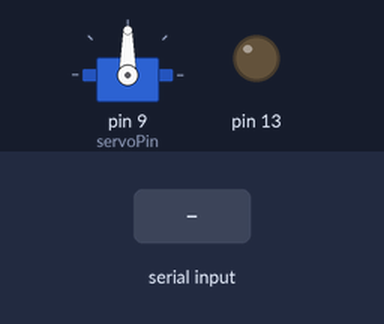
Recording of a sketch running on a simulated Arduino Uno, built with avr-gcc and run on an emulated ATmega328P. On the bench: servo, output pins drawn as LEDs (lit = HIGH). Inputs (shaded band) come from the test bench.

Above: at 0.01 s.
At 1.3 s:
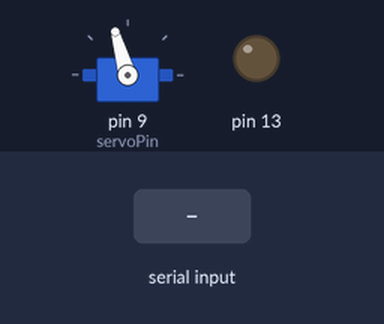
1.4 s: "99\n" received over Serial
At 2.0 s:
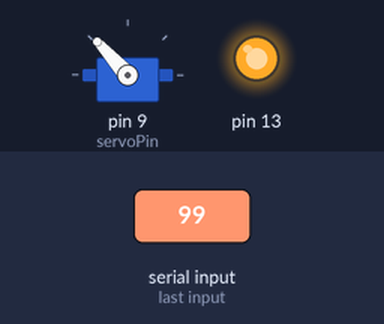
Timing chart, 0 to 5.9 s (numbered marks = the images above; inputs shaded):
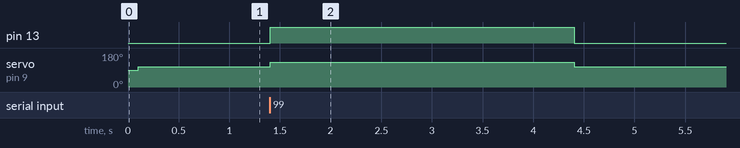

The sketch:

servoControl.ino
```cpp
#include <Servo.h> //include the servo library

int pos=90; //declare initial position of the servo
int servoPin = 9; //declare pin for the servo
int servoDelay =3000; //delay to allow the servo to reach position;
int outPos = 132;
int inCord = 106;
int inCords[] = {106,83,58,36};
int outCount = 0;
int count = 0;
int nPelletsMax = 13;

Servo myServo; // create a servo object called myServo

void setup() {
  Serial.begin(9600); //start serial port
  myServo.attach(servoPin); //declare to which pin is the servo connected
  pinMode(13, OUTPUT);
  delay(100);
  myServo.write(inCords[0]);
}

void loop()
{
  if(Serial.available()!=0)
  { //wait until information is received from the serial port
    pos = Serial.parseInt(); //read the position from the servo
    if (pos == 99)
    {
      myServo.write(outPos); //write the position into the servo
      digitalWrite(13, HIGH);
      delay(servoDelay); //pauses so the servo can reach its position
      myServo.write(inCord);
      digitalWrite(13, LOW);
      count = count + 1;
      if (count >= nPelletsMax)
      {
        count = 0;
        outCount = outCount + 1;
        if (outCount > 3)
        {
          outCount = 0;
        };
        inCord = inCords[outCount];
      };

    };
  };
};
```

Measured:
- after the input at 1.4 s, pin 13: LOW → HIGH at once, → LOW 3.0 s later; servo on pin 9 (servoPin): 106° → 132° at once, → 106° 3.0 s later
